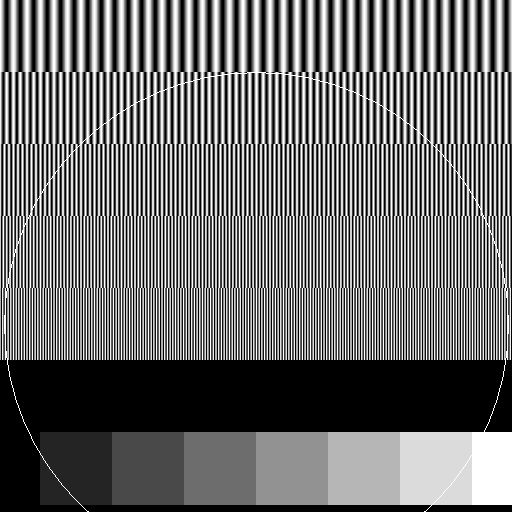
#> input picture imp_ex3/fimage.png, 512 x 512 px
$ python ex3d.py
#> lines starting #> are read from the running program, lines starting #| are printed output that depends on the picture; after the words box and inside, x2 and y2 are one past the last pixel; in counts of white or black regions, pixels touching at a corner belong together
#> further down, img is the input picture: shape (512, 512); min 0, max 255, mean 107.9
"""
Tohar Tsvitman, 318192838
EX3 q4
"""

from matplotlib import image
import numpy as np
import cv2 as cv
import matplotlib.pyplot as plt

def hough_circle(img):

    circles = cv.HoughCircles(img, cv.HOUGH_GRADIENT, 1, 20, param1=30, param2=15, minRadius= int(img.shape[0]/2 -5), maxRadius= int(img.shape[0]/2 +5))
#> circles = [[256.5, 324.5, 252.7]]
    img = cv.cvtColor(img, cv.COLOR_GRAY2BGR)

    circles = np.round(circles[0, :]).astype("int")
#> circles = [[256, 324, 253]]

    for (x, y ,r) in circles:
        # print(x, y, r)
        cv.circle(img, (x, y), r, (255,255,0), 2)
#> this loop made 1 pass
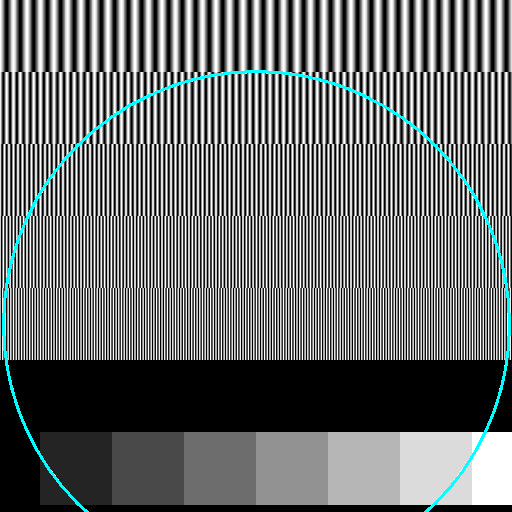
#> img: shape (512, 512, 3); 1.39% of pixels changed, all inside (x1, y1, x2, y2) = (2, 70, 511, 512)

    return img


if __name__ == '__main__':
    img = cv.imread("fimage.png", cv.IMREAD_GRAYSCALE)
    circle = hough_circle(img)


    f,x = plt.subplots(1, 2)
    x[0].imshow(img, cmap = "gray")
    x[0].set_title("original image")
    x[0].axis("off")

    x[1].imshow(circle)
    x[1].set_title("marked circle")
    x[1].axis("off")
    # plt.savefig('find circle Q4.png')
    plt.show()
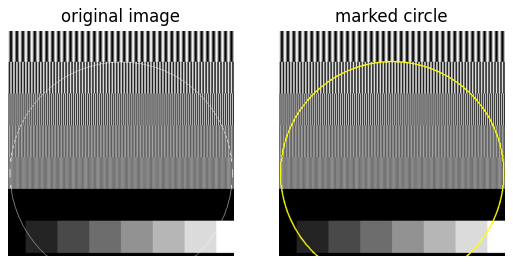
#> figure drawn by matplotlib, 2 panels; B, G, R data is drawn as R, G, B
